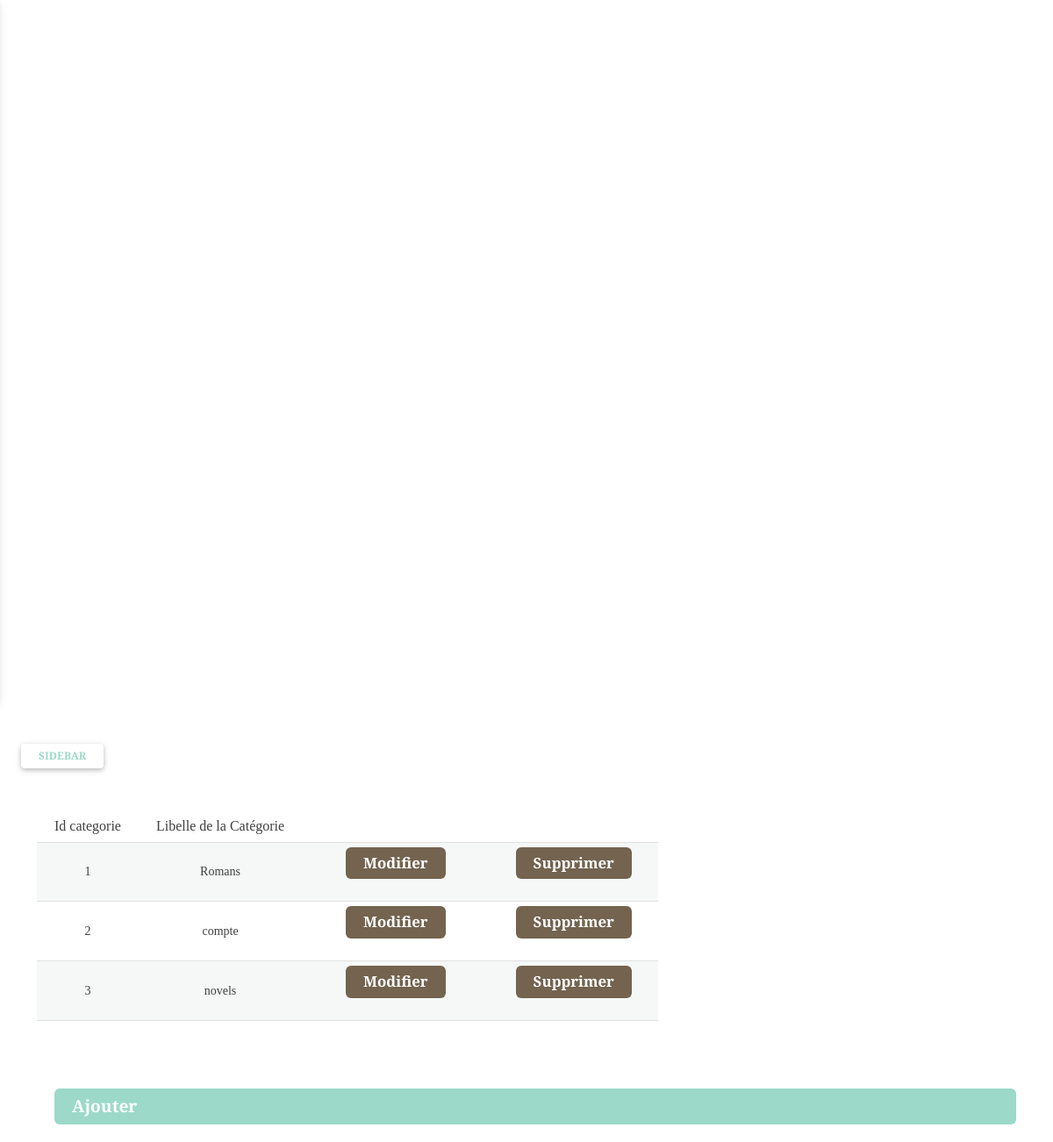
The page /admin/categorie.php on the database its author committed.
### tables this page shows
CREATE TABLE `categorie` (
  `Id_Catégorie` int(11) NOT NULL,
  `Libelle_Catégorie` varchar(11) NOT NULL
);

### admin/categorie.php (the view, shortened to what this page needs)
<?php
include 'init.php';
include $tpd. 'connect.php';
include $tpl. 'header.inc';
include  'navbar.php';
?>
<div class="container">
    <table>
        <tr id="items">
            <th>Id categorie</th>
            <th>Libelle de la Catégorie </th>
        </tr>
        <?php
        $req = mysqli_query($con, "SELECT * FROM categorie");
        if (mysqli_num_rows($req) == 0) {
            echo "Il n'y a pas encore de livres ajouter !";
        } else {
            while ($row = mysqli_fetch_assoc($req) ) {
        ?>
                <tr>
                    <td><?= $row['Id_Catégorie'] ?></td>
                    <td><?= $row['Libelle_Catégorie'] ?></td>
                    <td><a href="modif1.php?id=<?=$row['Id_Catégorie']?>" class="Btn_addd">  Modifier </a></td>
                    <td><a href="suprim1.php?id=<?=$row['Id_Catégorie']?>"  class="Btn_addd">  Supprimer </a></td>
                </tr>
        <?php
            }}
        ?>
</table>
<br><br><br>
<a href="ajou1.php"  class="Btn_add">  Ajouter </a>
</div>
<?php include $tpl . 'footer.inc'; ?>

### admin/css/admin.css (style rules this page uses)
* { margin: 0; padding: 0; box-sizing: border-box; font-family: 'Alegreya', serif; font-weight: bold; }
body { min-height: 100vh; background-color: #fff; }
a { font-size: larger; font-weight: bold; margin-left: 20px; }
.Btn_add { margin-bottom:20px; background-color: #9CD9C8; padding: 5px 20px; color: #fff; display: flex; align-items: center; text-align: 0; border-radius: 6px; text-decoration: 0; }
.Btn_addd { margin-bottom:20px; background-color: #73634F; padding: 5px 20px; color: #fff; display: flex; align-items: center; text-align: 0; border-radius: 6px; text-decoration: 0; }
table { border-collapse:collapse; color: #404040; }
th { font-size: 16px; border-bottom: 3px solid #ffcb61; padding: 5px 20px; font-weight: 500; }
td { font-weight: 400; padding: 5px 30px; font-size: 14px; text-align: center; }
tr:nth-child(2n) { background-color: #f6f8f8; }
tr:nth-child(2n) td { border-bottom: 1px solid #e0e0e0; border-top: 1px solid #e0e0e0; }

### css.css (style rules this page uses)
body { margin: 0; padding: 0; box-sizing: border-box; font-family: 'Alegreya', serif; font-weight: bold; background-color: #e3f2fd; }

### rows shown on the page
categorie: Id_Catégorie "1", Libelle_Catégorie "Romans"
categorie: Id_Catégorie "2", Libelle_Catégorie "compte"
categorie: Id_Catégorie "3", Libelle_Catégorie "novels"
